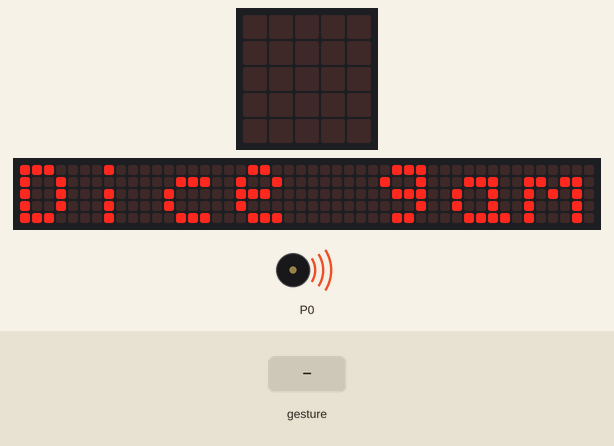
Simulated run of this program. Board: BBC micro:bit (MakeCode). Shown: the board's 5×5 LED display, a strip that is not on the board, showing the scrolling text unrolled, buzzer (waves = sounding). Inputs (shaded band) come from the test bench. Random numbers come from a fixed seed; a tilt is held for 1.5 s and a shake lasts 1 s, then the board lies face up again; the 48×5 strip is a reading aid, not a part: it shows the text the display is scrolling, unrolled, one strip-width of it at a time.

Above: at 0.1 s.
At 18.2 s:
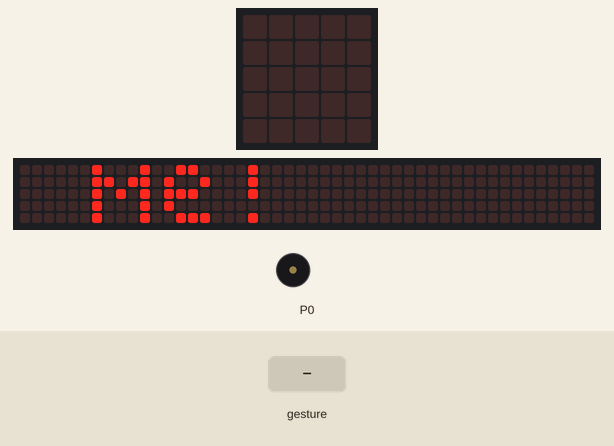
20.2 s: gesture 'shake'
At 21.8 s:
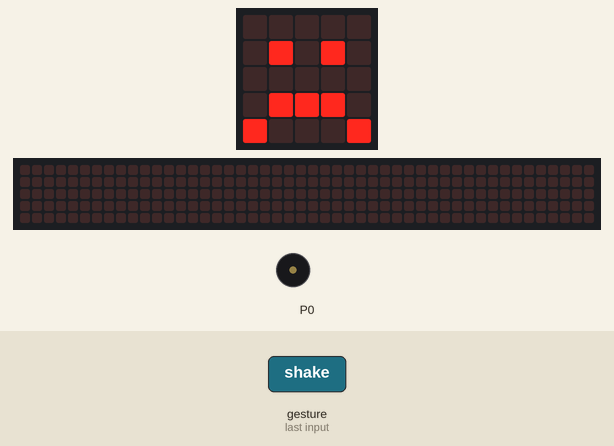
Timing chart, 0 to 23.3 s (numbered marks = the images above; inputs shaded):
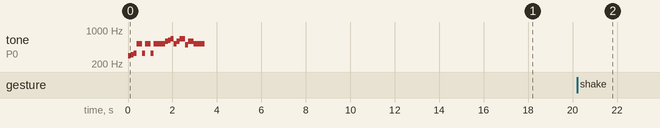

The program:

main.ts
```typescript
input.onGesture(Gesture.Shake, function () {
    number = randint(0, 1)
    if (number == 1) {
        basic.showIcon(IconNames.Happy)
    } else {
        basic.showIcon(IconNames.Sad)
    }
})
let number = 0
music.startMelody(music.builtInMelody(Melodies.Entertainer), MelodyOptions.Once)
basic.showString("Dice game! Shake Me!")
```

test.ts
```typescript
// 在此处测试；当此软件包作为插件使用时，将不会编译此软件包。
```

Measured:
- after the input at 20.2 s, the display: changes after 0.20 s (image 2)
- what the display in image 1 shows lasts 0.7 s, from 18.2 s to 18.9 s
